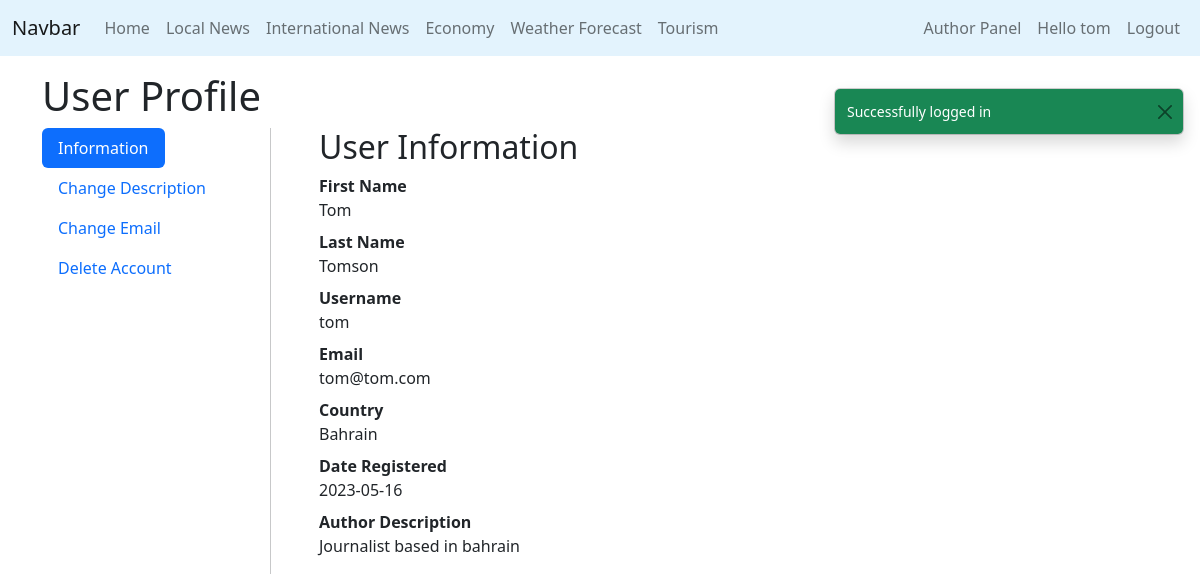
Screenshot of /user/profile.php (signed in) with the database file from the repository.
### tables this page shows
CREATE TABLE `Users` (
  `userId` int(20) NOT NULL,
  `firstName` varchar(250) NOT NULL,
  `lastName` varchar(250) NOT NULL,
  `userName` varchar(250) NOT NULL,
  `password` varchar(250) NOT NULL,
  `email` varchar(250) NOT NULL,
  `type` varchar(10) NOT NULL,
  `description` varchar(250) DEFAULT NULL,
  `country` varchar(250) NOT NULL,
  `date` date NOT NULL
);

### Database.php (called while the page is built, shortened)
<?php
class Database
{
    public static $instance = null;
    public $mysqli = null;
    private function __construct()
    {
        if ($this->mysqli == null) {
            $this->mysqli = new mysqli(DB_HOSTNAME, DB_USERNAME, DB_PASSWORD, DB_DATABASE);
            $this->mysqli->set_charset('utf8mb4');
        }
    }
    public static function getInstance(): self
    {
        if (self::$instance == null) {
            return new self();
        }
    }
    public function escape(string $string): string
    {
        return $this->mysqli->real_escape_string($string);
    }
    public function query(string $sql): object
    {
        $result = $this->mysqli->query($sql);
        return $result;
    }
}

### models/User.php (called while the page is built, shortened)
<?php
class User
{
    public $type;
    private static function __set_state(array $state): User
    {
        return new User(
            $state['userId'],
            $state['firstName'],
            $state['lastName'],
            $state['userName'],
            $state['password'],
            $state['email'],
            $state['type'],
            $state['description'],
            $state['date'],
            $state['country']
        );
    }
    private function __construct(
        int $userId,
        string $firstName,
        string $lastName,
        string $userName,
        string $password,
        string $email,
        string $type,
        ?string $description,
        string $date,
        string $country
    ) {
        $this->firstName = $firstName;
        $this->lastName = $lastName;
        $this->userName = $userName;
        $this->email = $email;
        $this->type = $type;
        $this->description = $description;
        $this->date = $date;
        $this->country = $country;
    }
    public static function from_username(string $username): ?User
    {
        $db = Database::getInstance();
        $result = $db
            ->query('select * from `Users` where username = \'' . $db->escape($username) . '\'');
        $row = $result->fetch_assoc();
        if ($row != null) {
            return User::__set_state($row);
        } else {
            return null;
        }
    }
    public function is_author(): bool
    {
        return $this->type == 'AUTHOR';
    }
}

### user/profile.php (the view, shortened to what this page needs)
<?php
include PROJECT_ROOT . '/header.html';
?>
<div class="container">
  <h1>User Profile</h1>
  <div class="flex-column flex-sm-row d-flex gap-5">
    <ul class="nav nav-pills flex-sm-column" id="myTab" role="tablist">
  <li class="nav-item" role="presentation">
    <button class="nav-link active" id="info-tab" data-bs-toggle="tab" data-bs-target="#info-tab-pane" type="button" role="tab" aria-controls="info-tab-pane" aria-selected="true">Information</button>
  </li>
  <?php
  if ($user->is_author() || $user->is_admin()) {
      echo '
  <li class="nav-item" role="presentation">
    <button class="nav-link" id="desc-tab" data-bs-toggle="tab" data-bs-target="#desc-tab-pane" type="button" role="tab" aria-controls="desc-tab-pane" aria-selected="false">Change Description</button>
  </li>';
  }
?>
  <li class="nav-item" role="presentation">
    <button class="nav-link" id="email-tab" data-bs-toggle="tab" data-bs-target="#email-tab-pane" type="button" role="tab" aria-controls="email-tab-pane" aria-selected="false">Change Email</button>
  </li>
  <li class="nav-item" role="presentation">
    <button class="nav-link" id="delete-tab" data-bs-toggle="tab" data-bs-target="#delete-tab-pane" type="button" role="tab" aria-controls="delete-tab-pane" aria-selected="false">Delete Account</button>
  </li>
</ul>
<div class="tab-content" id="myTabContent">
  <div class="tab-pane fade show active" id="info-tab-pane" role="tabpanel" aria-labelledby="info-tab" tabindex="0">
        <h2>User Information</h2>
        <dl>
          <dt>First Name</dt>
          <dd><?= $user->firstName ?></dd>
          <dt>Last Name</dt>
          <dd><?= $user->lastName ?></dd>
          <dt>Username</dt>
          <dd><?= $user->userName ?></dd>
          <dt>Email</dt>
          <dd><?= $user->email ?></dd>
          <dt>Country</dt>
          <dd><?= $user->country ?></dd>
          <dt>Date Registered</dt>
          <dd><?= $user->date ?></dd>
          <?php if($user->is_author() || $user->is_admin()) {
              echo '
          <dt>Author Description</dt>
          <dd>'.$user->description.'</dd>
          ';
          } ?>
        </dl>
      </div>
</div>
  </div>
</div>

### rows the page displays
users: firstName "Tom", lastName "Tomson", userName "tom", email "tom@tom.com", country "Bahrain", date "2023-05-16", description "Journalist based in bahrain"

### other values shown
$_SESSION['username'] "tom"
